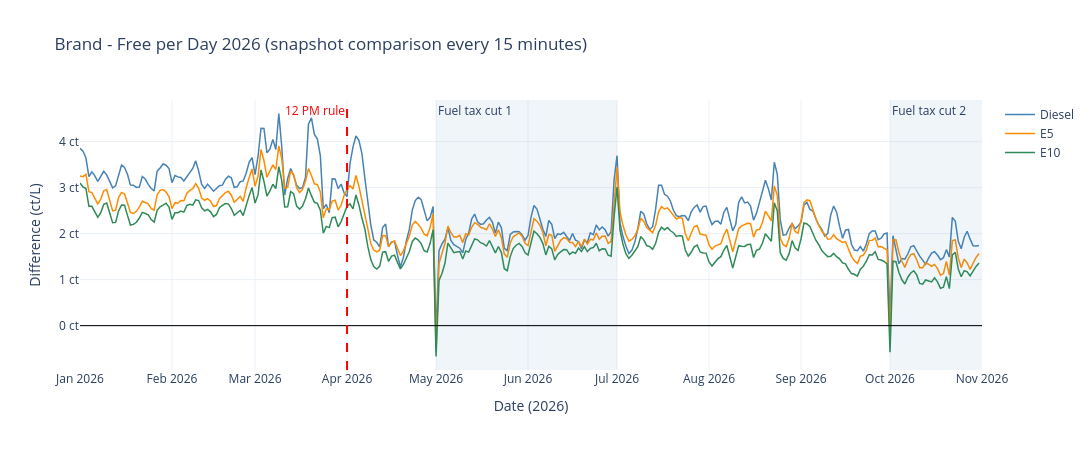

Notebook code for this chart:
### Markdown cell above
## Brand premium per day in 2026: 12 PM rule and fuel tax cuts

The plots above use the mean over all price updates, as in the original analysis (needed to compare with 2014-2025). For the question *"how much more do I pay at a brand station than at a free station"* this is not ideal: stations that change their price often count more, and since the 12 PM rule most updates happen at noon.

This plot therefore uses a **snapshot comparison**: every 15 minutes the price that is currently valid at each station is taken, brand and free stations are averaged and compared **at the same moment**, and the differences are averaged per day. Every station counts equally, and both groups always face the same market situation (noon jump, war, tax cut). Red line: 12 PM rule, shaded: fuel tax cuts.

### Code cell
daily_gap = pl.read_csv(csv_2026_daily_gap, try_parse_dates=True)
fig = plot_daily_gap_2026(daily_gap)
fig.show()

periods = {
    "Jan-Mar (before rule)": ("2026-01-01", "2026-03-31"),
    "Apr (rule, no tax cut)": ("2026-04-01", "2026-04-30"),
    "May-Jun (rule + tax cut 1)": ("2026-05-01", "2026-06-30"),
    "Jul-Sep (rule, no tax cut)": ("2026-07-01", "2026-09-30"),
    "Oct (rule + tax cut 2)": ("2026-10-01", "2026-10-31"),
}
pl.concat([
    daily_gap
    .filter(pl.col("day").is_between(pl.lit(a).str.to_date(), pl.lit(b).str.to_date()))
    .select([pl.lit(name).alias("period"), pl.col("diesel_gap_ct").mean(), pl.col("e5_gap_ct").mean(), pl.col("e10_gap_ct").mean()])
    for name, (a, b) in periods.items()
]).with_columns(pl.col("^.*_gap_ct$").round(2))

### Figure 1 — Plotly figure (JSON) as saved in the notebook; plotly's stock layout.template omitted (floating-point values rounded to 4 significant figures; data arrays with more than 128 entries replaced by an {"elided": "..."} marker saying what was removed)
{"data": [{"hovertemplate": "%{x|%d.%m.}: %{y:+.2f} ct/L", "line": {"color": "steelblue", "width": 1.5}, "mode": "lines", "name": "Diesel", "type": "scatter", "x": {"elided": "304 str values"}, "y": {"elided": "304 float values"}}, {"hovertemplate": "%{x|%d.%m.}: %{y:+.2f} ct/L", "line": {"color": "darkorange", "width": 1.5}, "mode": "lines", "name": "E5", "type": "scatter", "x": {"elided": "304 str values"}, "y": {"elided": "304 float values"}}, {"hovertemplate": "%{x|%d.%m.}: %{y:+.2f} ct/L", "line": {"color": "seagreen", "width": 1.5}, "mode": "lines", "name": "E10", "type": "scatter", "x": {"elided": "304 str values"}, "y": {"elided": "304 float values"}}], "layout": {"annotations": [{"showarrow": false, "text": "Fuel tax cut 1", "x": "2026-05-01", "xanchor": "left", "xref": "x", "y": 1, "yanchor": "top", "yref": "y domain"}, {"showarrow": false, "text": "Fuel tax cut 2", "x": "2026-10-01", "xanchor": "left", "xref": "x", "y": 1, "yanchor": "top", "yref": "y domain"}, {"font": {"color": "red"}, "showarrow": false, "text": "12 PM rule", "x": "2026-04-01", "xanchor": "right", "y": 1, "yref": "paper"}], "height": 450, "hovermode": "x unified", "shapes": [{"fillcolor": "steelblue", "line": {"width": 0}, "opacity": 0.08, "type": "rect", "x0": "2026-05-01", "x1": "2026-07-01", "xref": "x", "y0": 0, "y1": 1, "yref": "y domain"}, {"fillcolor": "steelblue", "line": {"width": 0}, "opacity": 0.08, "type": "rect", "x0": "2026-10-01", "x1": "2026-11-01", "xref": "x", "y0": 0, "y1": 1, "yref": "y domain"}, {"line": {"color": "black", "width": 1}, "type": "line", "x0": 0, "x1": 1, "xref": "x domain", "y0": 0, "y1": 0, "yref": "y"}, {"line": {"color": "red", "dash": "dash", "width": 2}, "type": "line", "x0": "2026-04-01", "x1": "2026-04-01", "xref": "x", "y0": 0, "y1": 1, "yref": "y domain"}], "title": {"text": "Brand - Free per Day 2026 (snapshot comparison every 15 minutes)"}, "width": 1100, "xaxis": {"title": {"text": "Date (2026)"}}, "yaxis": {"ticksuffix": " ct", "title": {"text": "Difference (ct/L)"}}}}
